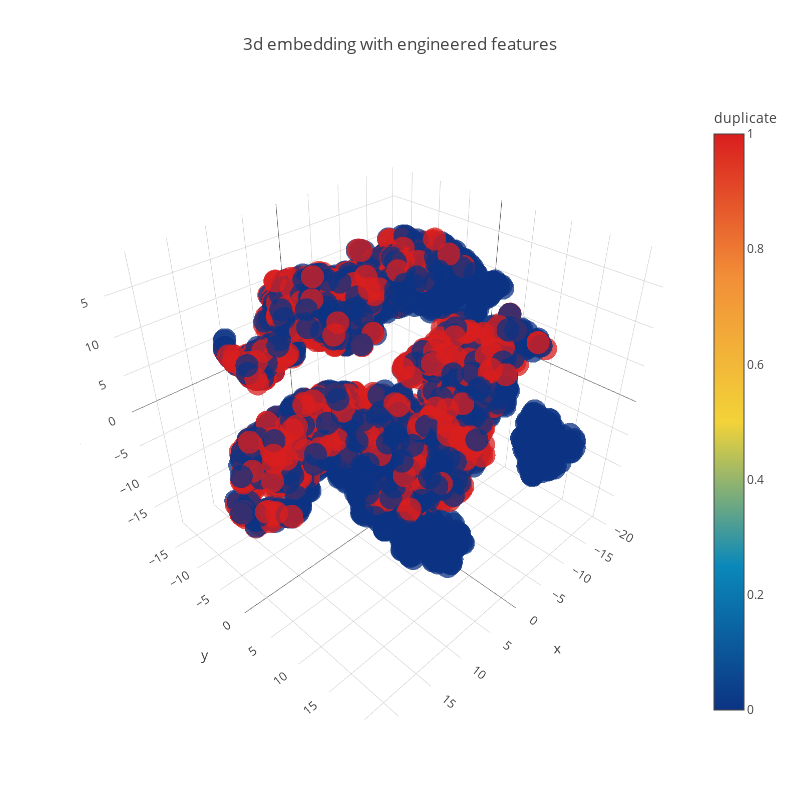

The notebook cell this image was saved under:
### Code cell
trace1 = go.Scatter3d(
    x=tsne3d[:,0],
    y=tsne3d[:,1],
    z=tsne3d[:,2],
    mode='markers',
    marker=dict(
        sizemode='diameter',
        color = y,
        colorscale = 'Portland',
        colorbar = dict(title = 'duplicate'),
        line=dict(color='rgb(255, 255, 255)'),
        opacity=0.75
    )
)

data=[trace1]
layout=dict(height=800, width=800, title='3d embedding with engineered features')
fig=dict(data=data, layout=layout)
py.iplot(fig, filename='3DBubble')

### Figure 1 — Plotly figure (JSON) as saved in the notebook; plotly's stock layout.template omitted (floating-point values rounded to 4 significant figures; data arrays with more than 128 entries replaced by an {"elided": "..."} marker saying what was removed)
{"data": [{"marker": {"color": {"elided": "5000 int values"}, "colorbar": {"title": "duplicate"}, "colorscale": "Portland", "line": {"color": "rgb(255, 255, 255)"}, "opacity": 0.75, "sizemode": "diameter"}, "mode": "markers", "type": "scatter3d", "uid": "b1e0b33a-c9d2-4c85-9a67-bd02406857b8", "x": {"elided": "5000 float values"}, "y": {"elided": "5000 float values"}, "z": {"elided": "5000 float values"}}], "layout": {"height": 800, "title": "3d embedding with engineered features", "width": 800}}
